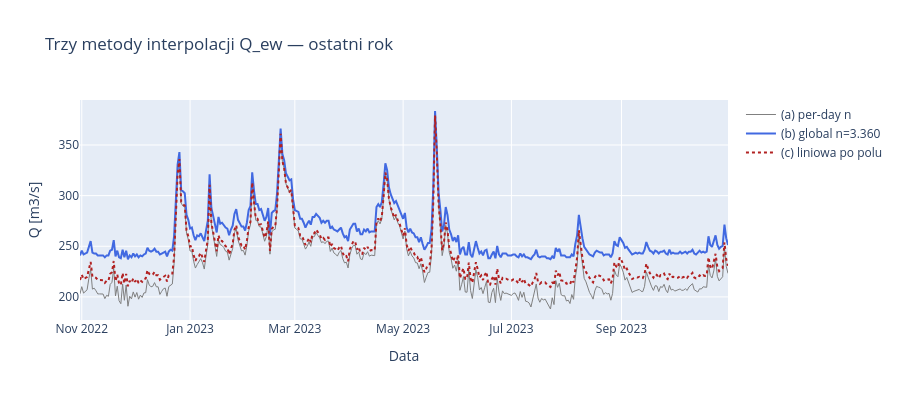

Source (notebook cell):
### Code cell
# Porownanie trzech metod interpolacji Q -> EW (wspolna funkcja, 3 tryby)
df_cmp = df_ew[['date', 'Q_up', 'Q_down']].copy()

for method in ['daily_n', 'global_n', 'linear']:
    df_cmp[f'Q_mew_{method}'] = interpolate_q_to_location(
        Q_up=df_ew['Q_up'].values, Q_down=df_ew['Q_down'].values,
        A_up=A_UP, A_down=A_DOWN, A_target=A_TARGET,
        method=method,
    )

# Dla informacji: globalny wykladnik n
n_global = np.log(df_ew['Q_down'].mean() / df_ew['Q_up'].mean()) / np.log(A_DOWN / A_UP)

print(f'Globalny wykladnik n = {n_global:.4f}')
print()
print('Statystyki trzech metod [m3/s]:')
print(df_cmp[['Q_mew_daily_n', 'Q_mew_global_n', 'Q_mew_linear']].describe().round(2))
print()
print('Korelacja miedzy metodami:')
print(df_cmp[['Q_mew_daily_n', 'Q_mew_global_n', 'Q_mew_linear']].corr().round(4))

# Wykres roznic dla ostatniego roku
last_y = df_cmp[df_cmp['date'] >= df_cmp['date'].max() - pd.Timedelta(days=365)]
fig = go.Figure()
fig.add_trace(go.Scatter(x=last_y['date'], y=last_y['Q_mew_daily_n'],
    mode='lines', name='(a) per-day n', line=dict(color='gray', width=1)))
fig.add_trace(go.Scatter(x=last_y['date'], y=last_y['Q_mew_global_n'],
    mode='lines', name=f'(b) global n={n_global:.3f}', line=dict(color='royalblue', width=2)))
fig.add_trace(go.Scatter(x=last_y['date'], y=last_y['Q_mew_linear'],
    mode='lines', name='(c) liniowa po polu', line=dict(color='firebrick', width=2, dash='dot')))
fig.update_layout(
    title='Trzy metody interpolacji Q_ew — ostatni rok',
    xaxis_title='Data', yaxis_title='Q [m3/s]',
    height=400, hovermode='x unified',
)
fig.show()

print()
print('Dla dalszych obliczen uzywamy metody (a) — taka sama jak w arkuszu WPE_2.xlsm.')
print('Jesli zlewnie sa **silnie rozne** (np. dolny dwa razy wiekszy niz gorny), metoda (a)')
print('jest matematycznie najbardziej elastyczna. Dla naszego przypadku roznice sa minimalne.')

### Figure 1 — Plotly figure (JSON) as saved in the notebook; plotly's stock layout.template omitted (floating-point values rounded to 4 significant figures; data arrays with more than 128 entries replaced by an {"elided": "..."} marker saying what was removed)
{"data": [{"line": {"color": "gray", "width": 1}, "mode": "lines", "name": "(a) per-day n", "type": "scatter", "x": {"elided": "366 str values"}, "y": {"elided": "366 float values"}}, {"line": {"color": "royalblue", "width": 2}, "mode": "lines", "name": "(b) global n=3.360", "type": "scatter", "x": {"elided": "366 str values"}, "y": {"elided": "366 float values"}}, {"line": {"color": "firebrick", "dash": "dot", "width": 2}, "mode": "lines", "name": "(c) liniowa po polu", "type": "scatter", "x": {"elided": "366 str values"}, "y": {"elided": "366 float values"}}], "layout": {"height": 400, "hovermode": "x unified", "title": {"text": "Trzy metody interpolacji Q_ew — ostatni rok"}, "xaxis": {"title": {"text": "Data"}}, "yaxis": {"title": {"text": "Q [m3/s]"}}}}
